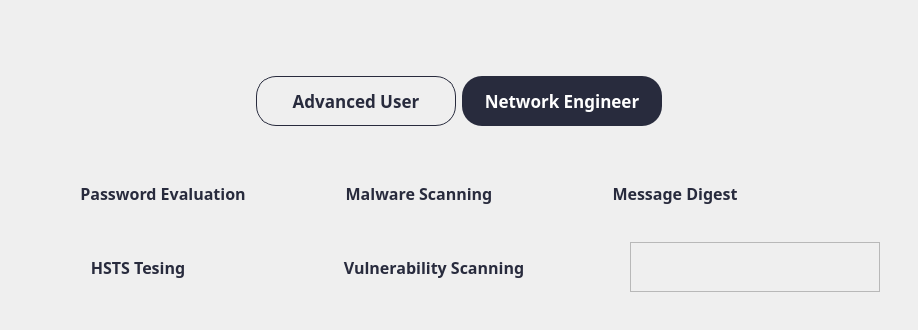
        <widget class="QWidget" name="mainpage">
         <layout class="QHBoxLayout" name="horizontalLayout_7">
          <item>
           <widget class="QWidget" name="widget_9" native="true">
            <layout class="QVBoxLayout" name="verticalLayout_4">
             <item>
              <widget class="QWidget" name="widget_105" native="true">
               <layout class="QVBoxLayout" name="verticalLayout_69">
                <item>
                 <widget class="QWidget" name="widget_12" native="true">
                  <layout class="QVBoxLayout" name="verticalLayout_6">
                   <item alignment="Qt::AlignHCenter|Qt::AlignVCenter">
                    <widget class="QLabel" name="image_mainpage">
                     <property name="minimumSize">
                      <size>
                       <width>500</width>
                       <height>0</height>
                      </size>
                     </property>
                     <property name="maximumSize">
                      <size>
                       <width>1000</width>
                       <height>16777215</height>
                      </size>
                     </property>
                     <property name="text">
                      <string/>
                     </property>
                     <property name="pixmap">
                      <pixmap>../images/main.png</pixmap>
                     </property>
                    </widget>
                   </item>
                  </layout>
                 </widget>
                </item>
                <item alignment="Qt::AlignHCenter">
                 <widget class="QWidget" name="widget_14" native="true">
                  <layout class="QHBoxLayout" name="horizontalLayout_8">
                   <item alignment="Qt::AlignHCenter">
                    <widget class="QPushButton" name="btn_advancedUserHome">
                     <property name="minimumSize">
                      <size>
                       <width>200</width>
                       <height>50</height>
                      </size>
                     </property>
                     <property name="maximumSize">
                      <size>
                       <width>200</width>
                       <height>50</height>
                      </size>
                     </property>
                     <property name="font">
                      <font>
                       <family>Bahnschrift SemiBold</family>
                       <pointsize>13</pointsize>
                       <weight>75</weight>
                       <bold>true</bold>
                      </font>
                     </property>
                     <property name="cursor">
                      <cursorShape>PointingHandCursor</cursorShape>
                     </property>
                     <property name="styleSheet">
                      <string notr="true">QPushButton {    
    border: 1px solid rgba(40,43,61,255) ;
    border-radius: 20px;
    padding: 5px 10px;
	color: rgba(40,43,61,255) ;
}

QPushButton:hover {
    background-color: ;
}
</string>
                     </property>
                     <property name="text">
                      <string>Advanced User</string>
                     </property>
                     <property name="iconSize">
                      <size>
                       <width>40</width>
                       <height>40</height>
                      </size>
                     </property>
                    </widget>
                   </item>
                   <item alignment="Qt::AlignHCenter">
                    <widget class="QPushButton" name="btn_networkUserHome">
                     <property name="minimumSize">
                      <size>
                       <width>200</width>
                       <height>50</height>
                      </size>
                     </property>
                     <property name="maximumSize">
                      <size>
                       <width>200</width>
                       <height>50</height>
                      </size>
                     </property>
                     <property name="font">
                      <font>
                       <family>Bahnschrift SemiBold</family>
                       <pointsize>13</pointsize>
                       <weight>75</weight>
                       <bold>true</bold>
                      </font>
                     </property>
                     <property name="cursor">
                      <cursorShape>PointingHandCursor</cursorShape>
                     </property>
                     <property name="styleSheet">
                      <string notr="true">QPushButton {    
	background-color: rgba(40,43,61,255);
	color: rgb(255, 255, 255);
    border-radius: 20px;
    padding: 5px 10px;
}

QPushButton:hover {
    
}
</string>
                     </property>
                     <property name="text">
                      <string>Network Engineer</string>
                     </property>
                     <property name="iconSize">
                      <size>
                       <width>40</width>
                       <height>40</height>
                      </size>
                     </property>
                    </widget>
                   </item>
                  </layout>
                 </widget>
                </item>
               </layout>
              </widget>
             </item>
             <item>
              <widget class="QWidget" name="widget_13" native="true">
               <layout class="QVBoxLayout" name="verticalLayout_59">
                <item alignment="Qt::AlignLeft">
                 <widget class="QWidget" name="widget_101" native="true">
                  <layout class="QHBoxLayout" name="horizontalLayout_28">
                   <item>
                    <widget class="QPushButton" name="show_password_2">
                     <property name="minimumSize">
                      <size>
                       <width>250</width>
                       <height>50</height>
                      </size>
                     </property>
                     <property name="maximumSize">
                      <size>
                       <width>250</width>
                       <height>50</height>
                      </size>
                     </property>
                     <property name="font">
                      <font>
                       <family>Bahnschrift SemiBold</family>
                       <pointsize>12</pointsize>
                       <weight>75</weight>
                       <bold>true</bold>
                      </font>
                     </property>
                     <property name="styleSheet">
                      <string notr="true">QPushButton {    

    border-radius: 20px;
    padding: 5px 10px;
	color: rgba(40,43,61,255) ;
}

QPushButton:hover {
    background-color: ;
}
</string>
                     </property>
                     <property name="text">
                      <string>Password Evaluation</string>
                     </property>
                     <property name="icon">
                      <iconset>
                       <normaloff>../icons/icon-password.png</normaloff>../icons/icon-password.png</iconset>
                     </property>
                     <property name="iconSize">
                      <size>
                       <width>45</width>
                       <height>45</height>
                      </size>
                     </property>
                    </widget>
                   </item>
                   <item>
                    <widget class="QPushButton" name="show_malware_2">
                     <property name="minimumSize">
                      <size>
                       <width>250</width>
                       <height>50</height>
                      </size>
                     </property>
                     <property name="maximumSize">
                      <size>
                       <width>250</width>
                       <height>50</height>
                      </size>
                     </property>
                     <property name="font">
                      <font>
                       <family>Bahnschrift SemiBold</family>
                       <pointsize>12</pointsize>
                       <weight>75</weight>
                       <bold>true</bold>
                      </font>
                     </property>
                     <property name="styleSheet">
                      <string notr="true">QPushButton {    
 
    border-radius: 20px;
    padding: 5px 10px;
	color: rgba(40,43,61,255) ;
}

QPushButton:hover {
    background-color: ;
}
</string>
                     </property>
                     <property name="text">
                      <string>Malware Scanning</string>
                     </property>
                     <property name="icon">
                      <iconset>
                       <normaloff>../icons/icon-malware.png</normaloff>../icons/icon-malware.png</iconset>
                     </property>
                     <property name="iconSize">
                      <size>
                       <width>35</width>
                       <height>35</height>
                      </size>
                     </property>
                    </widget>
                   </item>
                   <item>
                    <widget class="QPushButton" name="show_digest_2">
                     <property name="minimumSize">
                      <size>
                       <width>250</width>
                       <height>50</height>
                      </size>
                     </property>
                     <property name="maximumSize">
                      <size>
                       <width>250</width>
                       <height>50</height>
                      </size>
                     </property>
                     <property name="font">
                      <font>
                       <family>Bahnschrift SemiBold</family>
                       <pointsize>12</pointsize>
                       <weight>75</weight>
                       <bold>true</bold>
                      </font>
                     </property>
                     <property name="styleSheet">
                      <string notr="true">QPushButton {    

    border-radius: 20px;
    padding: 5px 10px;
    color: rgba(40,43,61,255) ;
}

QPushButton:hover {
    background-color: ;
}
</string>
                     </property>
                     <property name="text">
                      <string>Message Digest</string>
                     </property>
                     <property name="icon">
                      <iconset>
                       <normaloff>../icons/icon-digest.png</normaloff>../icons/icon-digest.png</iconset>
                     </property>
                     <property name="iconSize">
                      <size>
                       <width>35</width>
                       <height>35</height>
                      </size>
                     </property>
                    </widget>
                   </item>
                  </layout>
                 </widget>
                </item>
                <item alignment="Qt::AlignLeft">
                 <widget class="QWidget" name="widget_100" native="true">
                  <layout class="QHBoxLayout" name="horizontalLayout_41">
                   <item alignment="Qt::AlignLeft">
                    <widget class="QPushButton" name="show_https_2">
                     <property name="minimumSize">
                      <size>
                       <width>200</width>
                       <height>50</height>
                      </size>
                     </property>
                     <property name="maximumSize">
                      <size>
                       <width>200</width>
                       <height>50</height>
                      </size>
                     </property>
                     <property name="font">
                      <font>
                       <family>Bahnschrift SemiBold</family>
                       <pointsize>12</pointsize>
                       <weight>75</weight>
                       <bold>true</bold>
                      </font>
                     </property>
                     <property name="styleSheet">
                      <string notr="true">QPushButton {    

    border-radius: 20px;
    padding: 5px 10px;
	color: rgba(40,43,61,255) ;
}

QPushButton:hover {
    background-color: ;
}
</string>
                     </property>
                     <property name="text">
                      <string>HSTS Tesing</string>
                     </property>
                     <property name="icon">
                      <iconset>
                       <normaloff>../icons/icon-hsts.png</normaloff>../icons/icon-hsts.png</iconset>
                     </property>
                     <property name="iconSize">
                      <size>
                       <width>35</width>
                       <height>35</height>
                      </size>
                     </property>
                    </widget>
                   </item>
                   <item alignment="Qt::AlignLeft">
                    <widget class="QPushButton" name="show_vulner_2">
                     <property name="minimumSize">
                      <size>
                       <width>380</width>
                       <height>50</height>
                      </size>
                     </property>
                     <property name="maximumSize">
                      <size>
                       <width>380</width>
                       <height>50</height>
                      </size>
                     </property>
                     <property name="font">
                      <font>
                       <family>Bahnschrift SemiBold</family>
                       <pointsize>12</pointsize>
                       <weight>75</weight>
                       <bold>true</bold>
                      </font>
                     </property>
                     <property name="styleSheet">
                      <string notr="true">QPushButton {    

    border-radius: 20px;
    padding: 5px 10px;
	color: rgba(40,43,61,255) ;
}

QPushButton:hover {
    background-color: ;
}
</string>
                     </property>
                     <property name="text">
                      <string>Vulnerability Scanning</string>
                     </property>
                     <property name="icon">
                      <iconset>
                       <normaloff>../icons/icon-vulner.png</normaloff>../icons/icon-vulner.png</iconset>
                     </property>
                     <property name="iconSize">
                      <size>
                       <width>35</width>
                       <height>45</height>
                      </size>
                     </property>
                    </widget>
                   </item>
                   <item>
                    <widget class="QFrame" name="frame_3">
                     <property name="minimumSize">
                      <size>
                       <width>250</width>
                       <height>50</height>
                      </size>
                     </property>
                     <property name="maximumSize">
                      <size>
                       <width>250</width>
                       <height>50</height>
                      </size>
                     </property>
                     <property name="frameShape">
                      <enum>QFrame::StyledPanel</enum>
                     </property>
                     <property name="frameShadow">
                      <enum>QFrame::Raised</enum>
                     </property>
                    </widget>
                   </item>
                  </layout>
                 </widget>
                </item>
               </layout>
              </widget>
             </item>
            </layout>
           </widget>
          </item>
         </layout>
        </widget>
